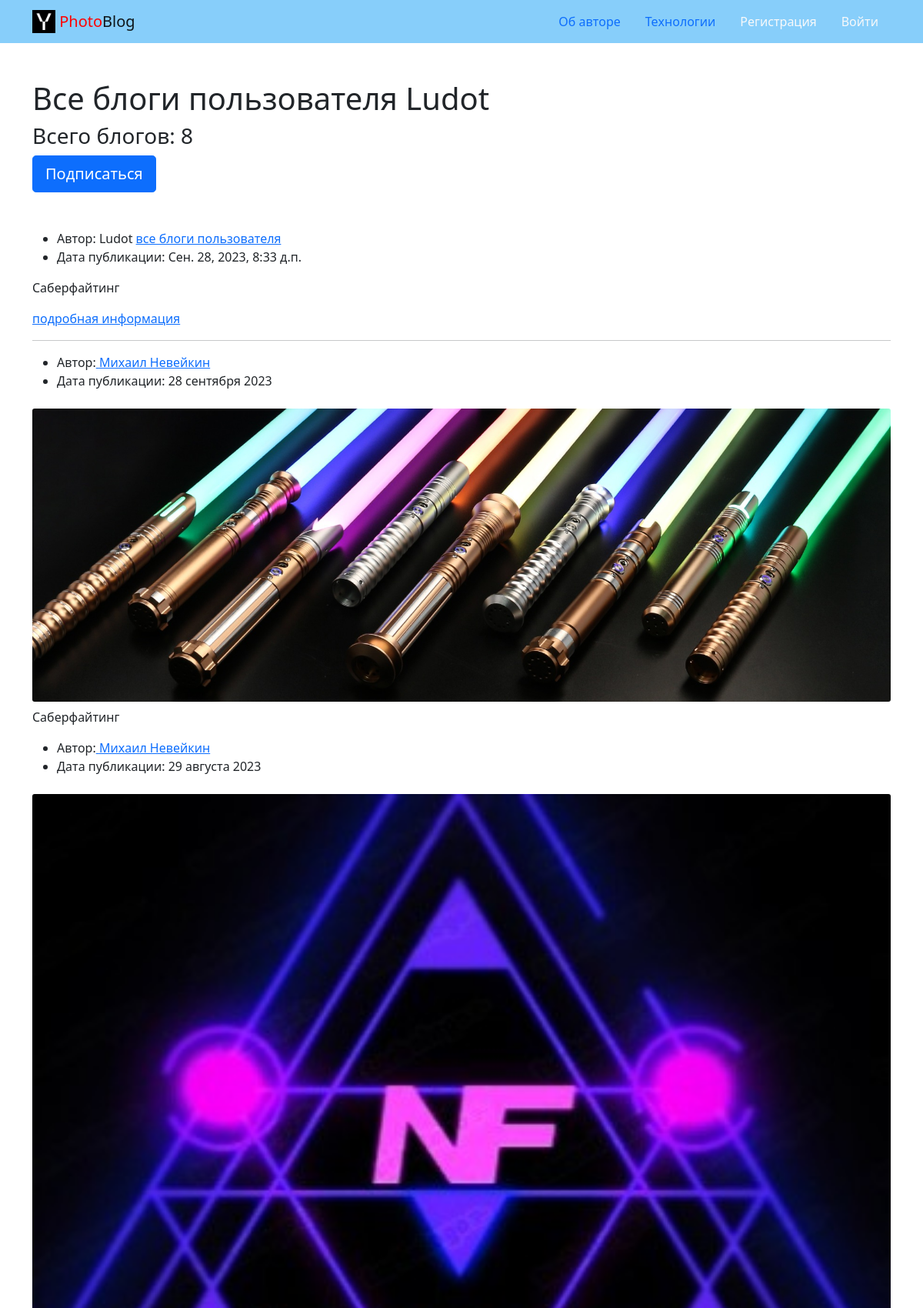
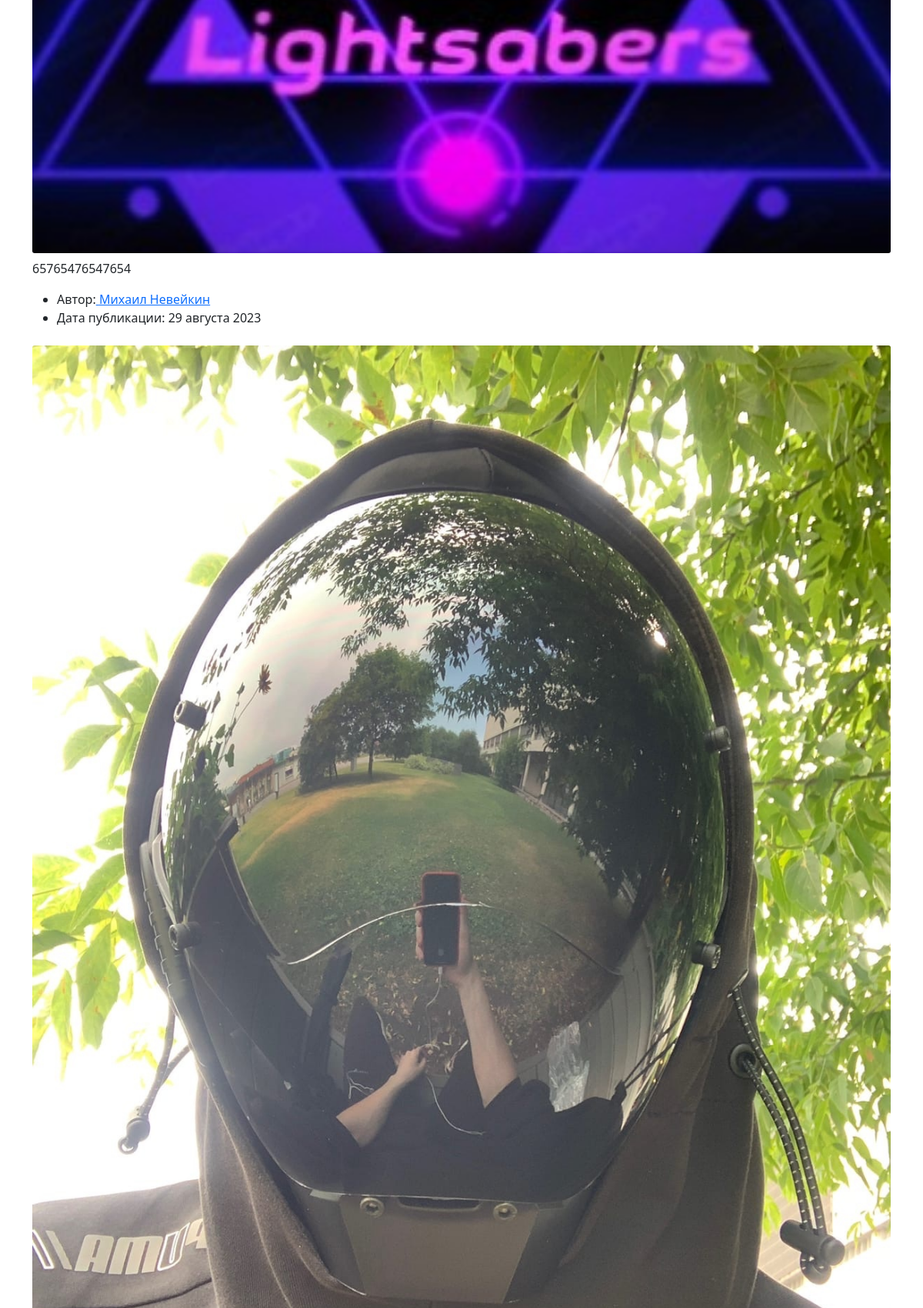
The app's page /profile/Ludot/ (upper part) with its own data (2 pictures, top to bottom).
### posts/models.py (models this page shows, shortened)
class Post(models.Model):
    text = models.TextField('Текст поста',
                            help_text='Введите текст поста')
    pub_date = models.DateTimeField('Дата публикации', auto_now_add=True)
    TEN_ACTS = 10
    FIRST_POST = 1
    author = models.ForeignKey(User,
                               on_delete=models.CASCADE,
                               related_name='posts',
                               verbose_name='Автор')
    group = models.ForeignKey(Group, blank=True,
                              null=True,
                              on_delete=models.SET_NULL,
                              related_name='posts',
                              verbose_name='Группа',
                              help_text='Выберите группу')
    image = models.ImageField(
        'Картинка',
        upload_to='posts/',
        blank=True
    )
    class Meta:
        ordering = ('-pub_date',)
        verbose_name = 'Посты'
        verbose_name_plural = 'Посты'

### posts/views.py (the view)
# urls.py: path('profile/<str:username>/', views.profile, name='profile'),
def profile(request, username):
    template = 'posts/profile.html'
    author = get_object_or_404(User, username=username)
    posts = author.posts.all()
    post_f = author.posts.all()[:Post.FIRST_POST]
    paginator = Paginator(posts, Post.TEN_ACTS)
    page_number = request.GET.get('page')
    page_obj = paginator.get_page(page_number)
    if request.user.is_authenticated and Follow.objects.filter(
        author=author,
        user=request.user
    ).exists():
        following = True
    else:
        following = False
    context = {
        'page_obj': page_obj,
        'posts': posts,
        'author': author,
        'post_f': post_f,
        'following': following
    }
    return render(request, template, context)

### core/context_processors/year.py (called while the page is built)
def year(request):
    today_year = datetime.now().year
    return {
        'year': today_year
    }

### templates/posts/profile.html (shortened to what this page needs)
{% extends 'base.html' %}
{% load thumbnail %}
{% block content %}
  <div class="container py-5">
    <div class="mb-5">
      <h1>Все блоги пользователя {{author}} </h1>
      <h3>Всего блогов: {{posts.count}} </h3>
      {% if following %}
        <a
          class="btn btn-lg btn-light"
          href="{% url 'posts:profile_unfollow' author.username %}" role="button"
        >
          Отписаться
        </a>
      {% else %}
        <a
         class="btn btn-lg btn-primary"
          href="{% url 'posts:profile_follow' author.username %}" role="button"
        >
          Подписаться
        </a>
      {% endif %}
    </div>
    <article>
      <ul>
        <li>
          Автор: {{author}}
          <a href="{% url 'posts:profile' author %}">все блоги пользователя</a>
        </li>
        <li>
          Дата публикации: {% for post in post_f%}
            {{ post.pub_date }}
          {%endfor%}
        </li>
      </ul>
      {% for post in post_f%}
        <p>
          <p>{{ post.text }}</p>
        </p>
        <a href="{% url 'posts:post_detail' post.pk %}">подробная информация </a>
      {%endfor%}
    </article>
    <hr>
    {% for post in page_obj %}
      {% include 'includes/postcard.html' %}
      {% thumbnail post.image "960x339" crop="center" upscale=True as im %}
        <img class="card-img my-2" src="{{ im.url }}">
      {% endthumbnail %}
      <p>{{ post.text }}</p>
    {%endfor%}
  </div>
{% endblock %}

### templates/includes/postcard.html
<ul>
  <li>
    Автор:<a href="{% url 'posts:profile' post.author.username %}"> {{ post.author.get_full_name }} </a>
  </li>
  <li>
    Дата публикации: {{ post.pub_date|date:"d E Y" }}
  </li>
</ul>

### records on screen
Post: pub_date "Сен. 28, 2023, 8:33 д.п.", text "Саберфайтинг", author.get_full_name "Михаил Невейкин", pub_date "28 сентября 2023", shows a picture
Post: author.get_full_name "Михаил Невейкин", pub_date "29 августа 2023", shows a picture, text "65765476547654"
Post: author.get_full_name "Михаил Невейкин", pub_date "29 августа 2023", shows a picture

### other values on screen
{{ author }} "Ludot"
{{ posts.count }} "8"
